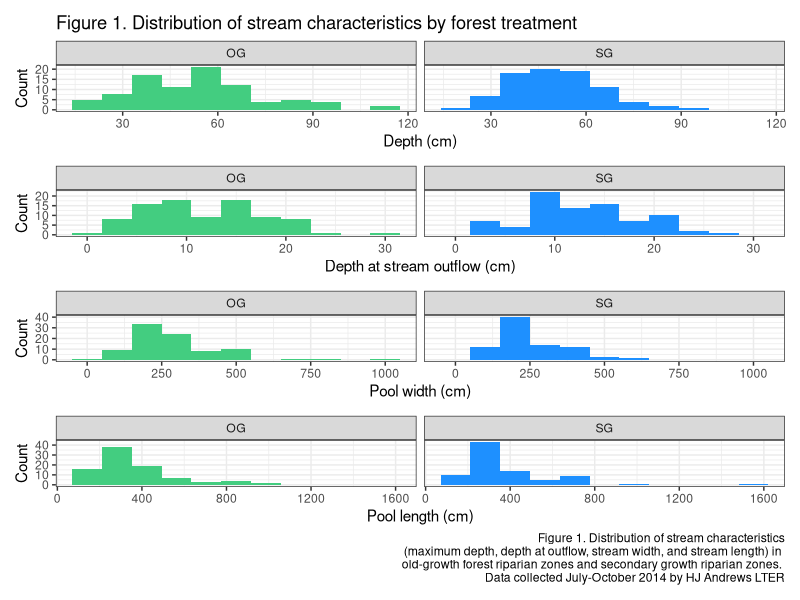
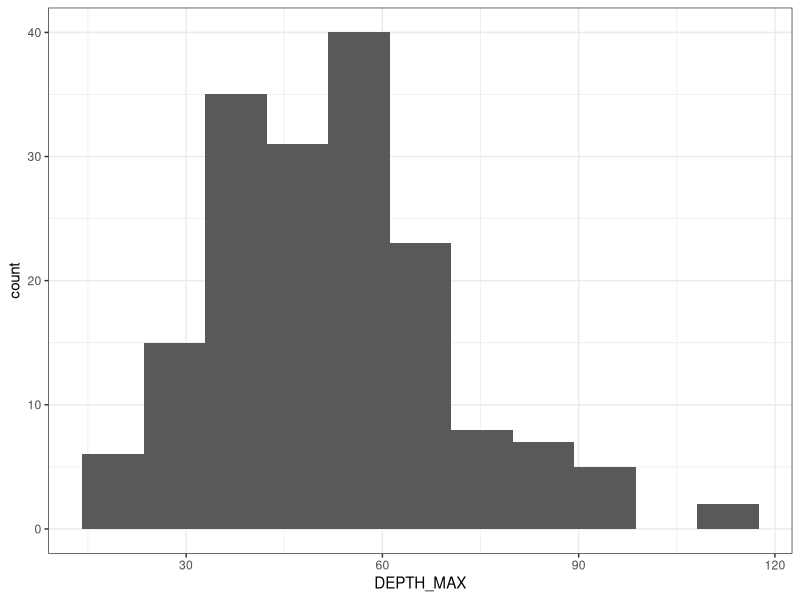
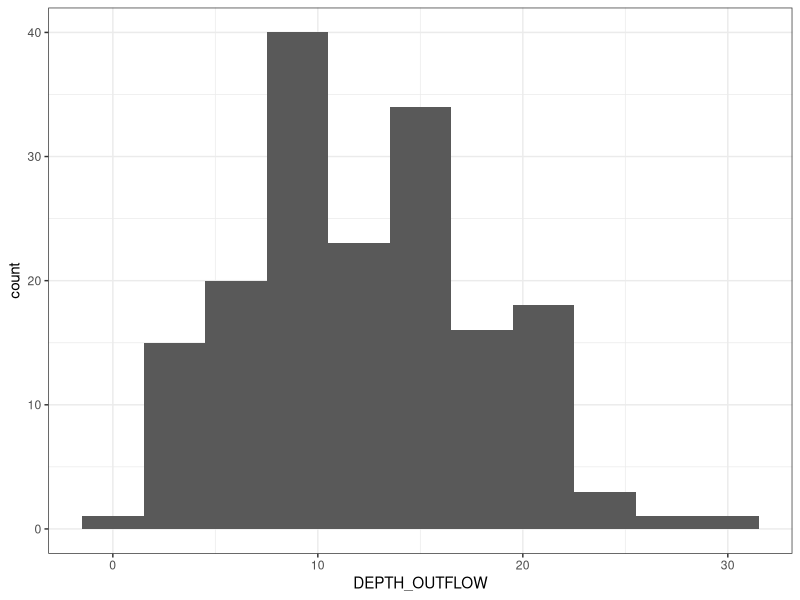
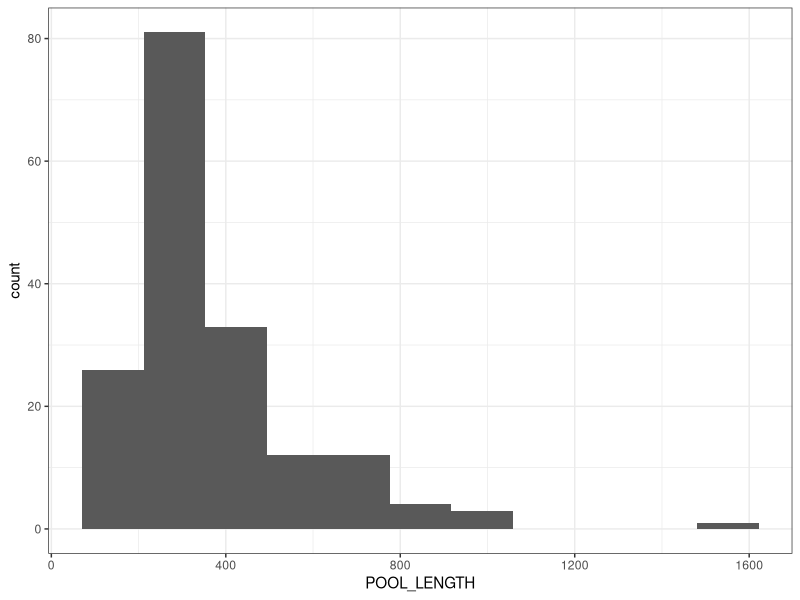
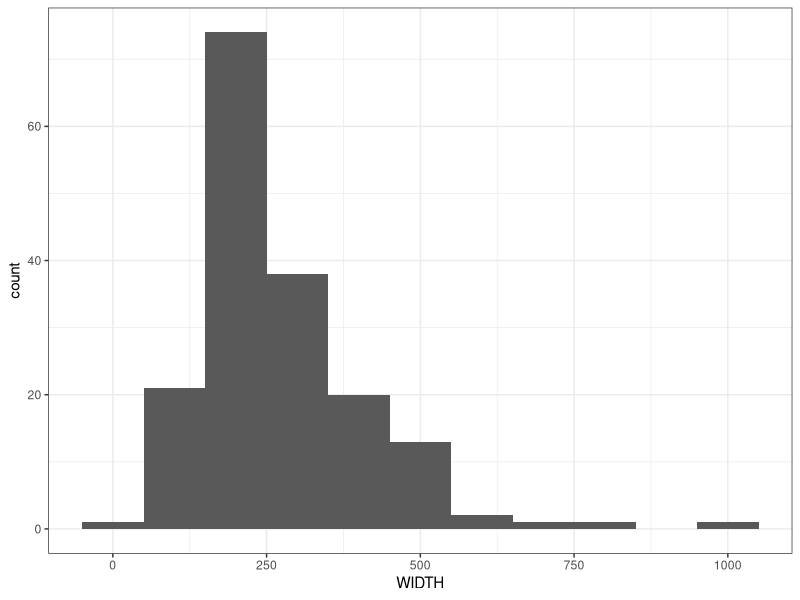
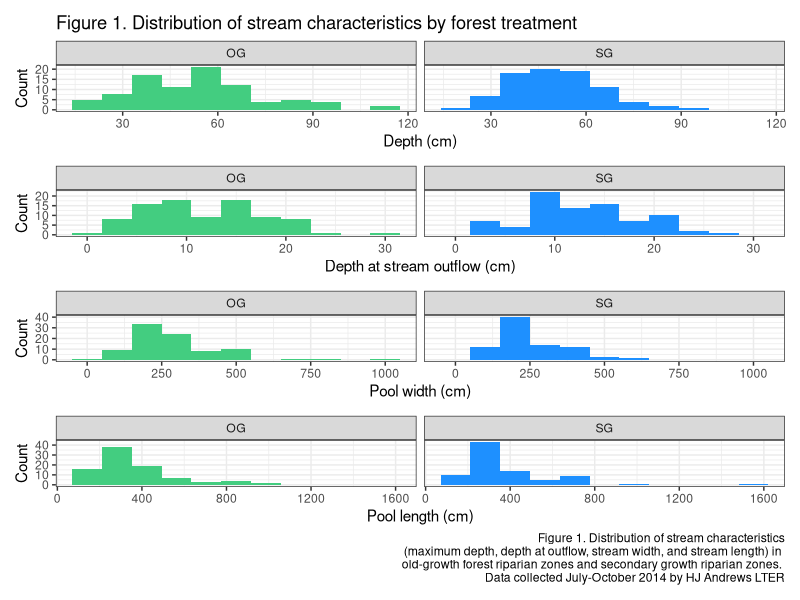

Here is the R script that generated these plots, in order: (Note: this script raises an error after producing the figures.)
## ---- chunk 1

Fish_salamander<- read.csv('Data/AS01001_v1.csv')
#invertebrate<- read.csv('Data/AS01002_v1.csv') provided but not needed for our analysis
stream_data<- read.csv('Data/AS01003_v1.csv')
wood_measurements<- read.csv('Data/AS01004_v1.csv')
pool_measurement<-read.csv('Data/AS01005_v1.csv')

#install.packages("dplyr")
#install.packages("tidyverse")
library(ggplot2)
library (patchwork)
library(dplyr)
library(tidyverse)
## ---- chunk 2
binnumber <- 2 * (172)^(1/3)
binnumber

depth_plot <-  ggplot(pool_measurement, aes(x = DEPTH_MAX, fill = REACH_TYPE)) +
geom_histogram(bins = 11) + # creates histograms
  facet_wrap (~ REACH_TYPE) +
  scale_fill_manual(values= c('seagreen3', 'dodgerblue')) +
labs(x = "Depth (cm)",
y = "Count", title = "Figure 1. Distribution of stream characteristics by forest treatment") +
   theme_bw() + theme(legend.position = "none") 

flowdepth_plot <-  ggplot(pool_measurement, aes(x = DEPTH_OUTFLOW, fill = REACH_TYPE)) +
geom_histogram(bins = 11) + # creates histograms
  facet_wrap (~ REACH_TYPE) +
  scale_fill_manual(values= c('seagreen3', 'dodgerblue')) +
labs(x = "Depth at stream outflow (cm)",
y = "Count") +
  theme_bw() + theme(legend.position = "none") 

width_plot <-  ggplot(pool_measurement, aes(x = WIDTH, fill = REACH_TYPE)) +
geom_histogram(bins = 11) + # creates histograms
  facet_wrap (~ REACH_TYPE) +
  scale_fill_manual(values= c('seagreen3', 'dodgerblue')) +
labs(x = "Pool width (cm)",
y = "Count") +
   theme_bw() + theme(legend.position = "none")

length_plot <-  ggplot(pool_measurement, aes(x = POOL_LENGTH, fill = REACH_TYPE)) +
geom_histogram(bins = 11) + # creates histograms
  facet_wrap (~ REACH_TYPE) +
  scale_fill_manual(values= c('seagreen3', 'dodgerblue')) +
labs(x = "Pool length (cm)",
y = "Count", caption = "Figure 1. Distribution of stream characteristics
(maximum depth, depth at outflow, stream width, and stream length) in 
old-growth forest riparian zones and secondary growth riparian zones. 
Data collected July-October 2014 by HJ Andrews LTER") +
  theme_bw() + theme(legend.position = "none")


stream_qualities_plot <- depth_plot / flowdepth_plot / width_plot / length_plot 
stream_qualities_plot

ggsave("stream_qualities_plot.jpeg", stream_qualities_plot, width = 8, height = 14)

## ---- chunk 3
(hist.maxdepth <- ggplot(pool_measurement, aes(x=DEPTH_MAX))+ geom_histogram(bins = 11) + theme_bw())
(hist.outflowdepth <- ggplot(pool_measurement, aes(x=DEPTH_OUTFLOW))+ geom_histogram(bins = 11) + theme_bw())
(hist.poollength <- ggplot(pool_measurement, aes(x=POOL_LENGTH))+ geom_histogram(bins = 11) + theme_bw())
(hist.width <- ggplot(pool_measurement, aes(x=WIDTH))+ geom_histogram(bins = 11) + theme_bw())
##

## ---- chunk 4

salamander<- Fish_salamander %>% filter(SPECIES== "DITE")%>%
  mutate(SPECIES_NAME = "Dicamptodon tenebrosus (Coastal Giant Salamander)")

salamander_abundance_by_pair <- function(salamander, correction_factor = 1.34) {
  
  salamander <- salamander %>%
    mutate(SURVEY_METHOD = toupper(SURVEY_METHOD),
           MARKED_UNMARKED = toupper(MARKED_UNMARKED))
  
  # Combine SITE and REACH_TYPE to define unique pairs
  site_pairs <- salamander %>%
    select(SITE, REACH_TYPE) %>%
    distinct()
  
  results <- data.frame(
    SITE = character(),
    REACH_TYPE = character(),
    Abundance_Estimate = numeric(),
    Method = character(),
    stringsAsFactors = FALSE
  )
  
  for (i in 1:nrow(site_pairs)) {
    site <- site_pairs$SITE[i]
    reach <- site_pairs$REACH_TYPE[i]
    
    pair_data <- salamander %>%
      filter(SITE == site, REACH_TYPE == reach)
    
    if (site %in% c("MCT_E", "MCT_W")) {
      raw_count <- pair_data %>%
        filter(SURVEY_METHOD %in% c("P1", "P2", "P3")) %>%
        nrow()
      est <- raw_count * correction_factor
      method <- "Depletion (corrected)"
      
    } else if (all(c("M", "R") %in% unique(pair_data$SURVEY_METHOD))) {
      M <- pair_data %>%
        filter(SURVEY_METHOD == "M", MARKED_UNMARKED == "M") %>%
        nrow()
      C <- pair_data %>%
        filter(SURVEY_METHOD == "R") %>%
        nrow()
      R <- pair_data %>%
        filter(SURVEY_METHOD == "R", MARKED_UNMARKED == "M") %>%
        nrow()
      
      est <- if (R > 0) ((M + 1) * (C + 1)) / (R + 1) - 1 else NA
      method <- "Mark-recapture"
      
    } else {
      est <- NA
      method <- "Insufficient data"
    }
    
    results <- rbind(
      results,
      data.frame(SITE = site, REACH_TYPE = reach,
                 Abundance_Estimate = round(est, 2),
                 Method = method,
                 stringsAsFactors = FALSE)
    )
  }
  
  return(results)
}

abundance_by_pair <- salamander_abundance_by_pair(salamander)
print(abundance_by_pair)

## ---- chunk 5
#Salamander abundance as a function of canopy cover and wetted width (poisson)
#DITE – Dicamptodon tenebrosus (Coastal Giant Salamander)
#Poisson regression because we are interested in abundance 

#salamander_abundance_reachtype <- salamander %>%
  group_by(REACH_TYPE, DATE) %>%
  summarise(abundance = n(), .groups = "drop")

model1 <- lm(salamander_abundance_reachtype ~ CANOPY_COVER + wetted_width, data = salamander)
